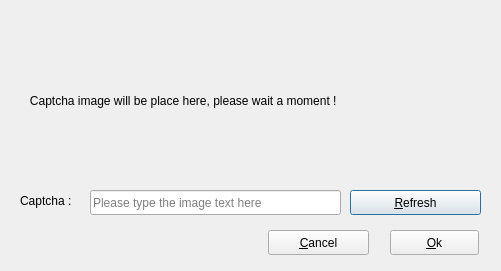
<?xml version="1.0" encoding="UTF-8"?>
<ui version="4.0">
 <class>CaptchaDialog</class>
 <widget class="QDialog" name="CaptchaDialog">
  <property name="geometry">
   <rect>
    <x>0</x>
    <y>0</y>
    <width>501</width>
    <height>271</height>
   </rect>
  </property>
  <property name="windowTitle">
   <string>Plase Solve the Captcha</string>
  </property>
  <widget class="QLineEdit" name="captchaEdit">
   <property name="geometry">
    <rect>
     <x>90</x>
     <y>190</y>
     <width>251</width>
     <height>25</height>
    </rect>
   </property>
   <property name="autoFillBackground">
    <bool>false</bool>
   </property>
   <property name="text">
    <string/>
   </property>
   <property name="placeholderText">
    <string>Please type the image text here</string>
   </property>
  </widget>
  <widget class="QLabel" name="captchaLabel">
   <property name="geometry">
    <rect>
     <x>20</x>
     <y>20</y>
     <width>461</width>
     <height>161</height>
    </rect>
   </property>
   <property name="text">
    <string>   Captcha image will be place here, please wait a moment !</string>
   </property>
  </widget>
  <widget class="QLabel" name="label">
   <property name="geometry">
    <rect>
     <x>20</x>
     <y>190</y>
     <width>67</width>
     <height>21</height>
    </rect>
   </property>
   <property name="text">
    <string>Captcha :</string>
   </property>
  </widget>
  <widget class="QPushButton" name="okButton">
   <property name="geometry">
    <rect>
     <x>390</x>
     <y>230</y>
     <width>89</width>
     <height>25</height>
    </rect>
   </property>
   <property name="text">
    <string>&amp;Ok</string>
   </property>
  </widget>
  <widget class="QPushButton" name="cancelButton">
   <property name="geometry">
    <rect>
     <x>268</x>
     <y>230</y>
     <width>101</width>
     <height>25</height>
    </rect>
   </property>
   <property name="text">
    <string>&amp;Cancel</string>
   </property>
  </widget>
  <widget class="QPushButton" name="refreshCaptchaButton">
   <property name="geometry">
    <rect>
     <x>350</x>
     <y>190</y>
     <width>131</width>
     <height>25</height>
    </rect>
   </property>
   <property name="text">
    <string>&amp;Refresh</string>
   </property>
   <property name="default">
    <bool>true</bool>
   </property>
   <property name="flat">
    <bool>false</bool>
   </property>
  </widget>
 </widget>
 <resources/>
 <connections/>
</ui>
